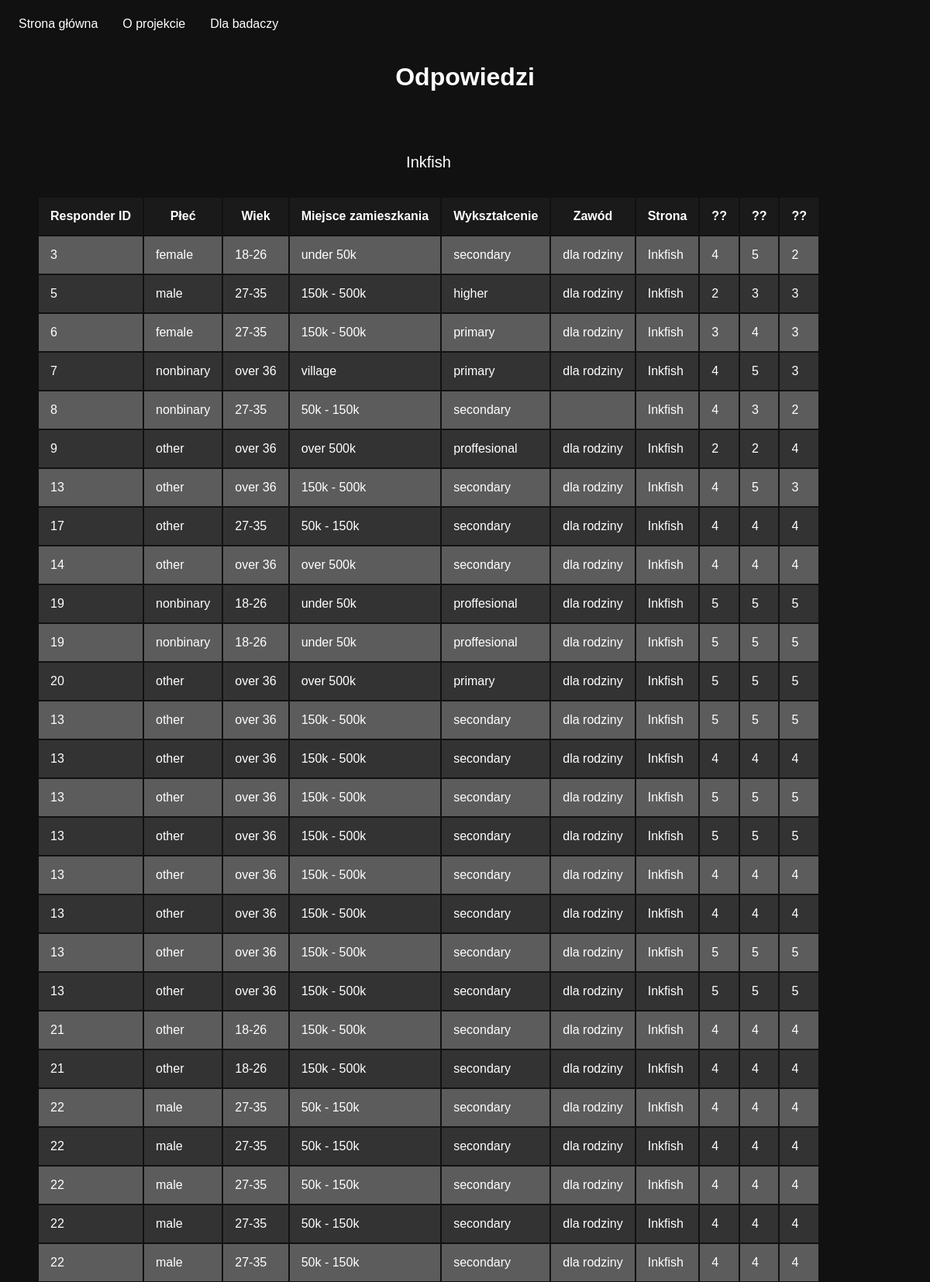
The page /responses (signed in, upper part) on the database its author committed.
### app.py (models this page shows, shortened)
class Site(db.Model):
    id = db.Column(db.Integer, primary_key=True)
    name = db.Column(db.String(200), nullable=False)
    url = db.Column(db.String(200), nullable=False, unique=True)
    category = db.Column(db.String(200), nullable=False)
    type = db.Column(db.String(200), nullable=False)
    picture = db.Column(db.String(200), nullable=True)

class Question(db.Model):
    id = db.Column(db.Integer, primary_key=True)
    type = db.Column(db.String(200), nullable=False, unique=True)
    q1 = db.Column(db.String(200), nullable=False)
    q2 = db.Column(db.String(200), nullable=False)
    q3 = db.Column(db.String(200), nullable=False)

class Responder(db.Model):
    id = db.Column(db.Integer, primary_key=True)
    gender = db.Column(db.String(200), nullable=False)
    age = db.Column(db.String(200), nullable=False)
    residence = db.Column(db.String(200), nullable=False)
    education = db.Column(db.String(200), nullable=False)
    occupation = db.Column(db.String(200), nullable=True)

class Rating(db.Model):
    id = db.Column(db.Integer, primary_key=True)
    site_id = db.Column(db.Integer, db.ForeignKey('site.id'), nullable=False)
    responder_id = db.Column(db.Integer, db.ForeignKey('responder.id'), nullable=False)
    star1 = db.Column(db.Integer, nullable=False)
    star2 = db.Column(db.Integer, nullable=False)
    star3 = db.Column(db.Integer, nullable=False)
    site = db.relationship('Site', back_populates='ratings')
    responder = db.relationship('Responder', back_populates='ratings')

### app.py (the view)
@app.route('/responses', methods=['GET', 'POST'])
def responses():
    if is_not_logged():
        return redirect(url_for('index'))
    ratings = Rating.query.all()
    responders = Responder.query.all()
    sites = Site.query.all()
    questions = Question.query.all()
    return render_template("responses.html", ratings=ratings, responders=responders, sites=sites, questions=questions)

### app.py (called while the page is built)
def is_not_logged():
    if 'logged' not in session or session['logged']==False:
        flash('Nie masz dostępu do tej strony')

### templates/responses.html (shortened to what this page needs)
{% extends 'base.html' %}
{% block body %}
    <h2>Odpowiedzi</h2>
    {% for site in sites %}
        <table>
            <caption>{{ site.name }}</caption>
            <thead>
                <tr>
                    <th>Responder ID</th>
                    <th>Płeć</th>
                    <th>Wiek</th>
                    <th>Miejsce zamieszkania</th>
                    <th>Wykształcenie</th>
                    <th>Zawód</th>
                    <th>Strona</th>
                    {% for question in questions if site.type == question.type %}
                        <th>{{ question.q1 }}</th>
                        <th>{{ question.q2 }}</th>
                        <th>{{ question.q3 }}</th>
                    {% endfor %}
                </tr>
            </thead>
            <tbody>
                {% for rating in ratings if rating.site_id == site.id %}
                    {% for responder in responders if rating.responder_id == responder.id %}
                        <tr>
                            <td>{{ responder.id }}</std>
                            <td>{{ responder.gender }}</td>
                            <td>{{ responder.age }}</td>
                            <td>{{ responder.residence }}</td>
                            <td>{{ responder.education }}</td>
                            <td>{{ responder.occupation }}</td>
                            <td>{{ rating.site.name }}</td>
                            <td>{{ rating.star1 }}</td>
                            <td>{{ rating.star2 }}</td>
                            <td>{{ rating.star3 }}</td>
                        </tr>
                    {% endfor %}
                {% endfor %}
            </tbody>
        </table>
    {% endfor %}
{% endblock %}

### static/css/main.css (style rules this page uses)
body { margin: 0; font-family: sans-serif; background-color: #111111; color: white; }
h2 { text-align: center; font-size: 2rem; }
table { width: fit-content; margin: 3rem; align-items: center; align-self: center; }
th { background-color: #1a1a1a; }
tr:nth-child(even) { background-color: #333; }
tr:nth-child(odd) { background-color: #5c5c5c; }
th, td { padding: 15px; }
caption { font-size: 20px; padding: 2rem; }

### rows shown on the page
Site: name "Inkfish", site.name "Inkfish"
Question: q1 "??", q2 "??", q3 "??"
Rating: star1 "4", star2 "5", star3 "2"
Responder: id "3", gender "female", age "18-26", residence "under 50k", education "secondary", occupation "dla rodziny"
Rating: star1 "2", star2 "3", star3 "3"
Responder: id "5", gender "male", age "27-35", residence "150k - 500k", education "higher", occupation "dla rodziny"
Rating: star1 "3", star2 "4", star3 "3"
Responder: id "6", gender "female", age "27-35", residence "150k - 500k", education "primary", occupation "dla rodziny"
Rating: star1 "4", star2 "5", star3 "3"
Responder: id "7", gender "nonbinary", age "over 36", residence "village", education "primary", occupation "dla rodziny"
Rating: star1 "4", star2 "3", star3 "2"
Responder: id "8", gender "nonbinary", age "27-35", residence "50k - 150k", education "secondary"
Rating: star1 "2", star2 "2", star3 "4"
Responder: id "9", gender "other", age "over 36", residence "over 500k", education "proffesional", occupation "dla rodziny"
Rating: star1 "4", star2 "5", star3 "3"
Responder: id "13", gender "other", age "over 36", residence "150k - 500k", education "secondary", occupation "dla rodziny"
Rating: star1 "4", star2 "4", star3 "4"
Responder: id "17", gender "other", age "27-35", residence "50k - 150k", education "secondary", occupation "dla rodziny"
Rating: star1 "4", star2 "4", star3 "4"
Responder: id "14", gender "other", age "over 36", residence "over 500k", education "secondary", occupation "dla rodziny"
Rating: star1 "5", star2 "5", star3 "5"
Responder: id "19", gender "nonbinary", age "18-26", residence "under 50k", education "proffesional", occupation "dla rodziny"
Rating: star1 "5", star2 "5", star3 "5"
Rating: star1 "5", star2 "5", star3 "5"
Responder: id "20", gender "other", age "over 36", residence "over 500k", education "primary", occupation "dla rodziny"
Rating: star1 "5", star2 "5", star3 "5"
Rating: star1 "4", star2 "4", star3 "4"
Rating: star1 "5", star2 "5", star3 "5"
Rating: star1 "5", star2 "5", star3 "5"
Rating: star1 "4", star2 "4", star3 "4"
Rating: star1 "4", star2 "4", star3 "4"
Rating: star1 "5", star2 "5", star3 "5"
Rating: star1 "5", star2 "5", star3 "5"
Rating: star1 "4", star2 "4", star3 "4"
Responder: id "21", gender "other", age "18-26", residence "150k - 500k", education "secondary", occupation "dla rodziny"
Rating: star1 "4", star2 "4", star3 "4"
Rating: star1 "4", star2 "4", star3 "4"
Responder: id "22", gender "male", age "27-35", residence "50k - 150k", education "secondary", occupation "dla rodziny"
Rating: star1 "4", star2 "4", star3 "4"
Rating: star1 "4", star2 "4", star3 "4"
Rating: star1 "4", star2 "4", star3 "4"
Rating: star1 "4", star2 "4", star3 "4"
